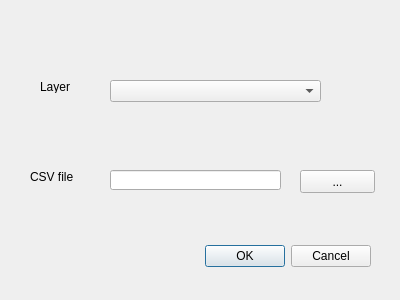
<?xml version="1.0" encoding="UTF-8"?>
<ui version="4.0">
 <class>CCTVMapperDialogBase</class>
 <widget class="QDialog" name="CCTVMapperDialogBase">
  <property name="geometry">
   <rect>
    <x>0</x>
    <y>0</y>
    <width>400</width>
    <height>300</height>
   </rect>
  </property>
  <property name="windowTitle">
   <string>CCTV Mapper</string>
  </property>
  <widget class="QDialogButtonBox" name="button_box">
   <property name="geometry">
    <rect>
     <x>30</x>
     <y>240</y>
     <width>341</width>
     <height>32</height>
    </rect>
   </property>
   <property name="orientation">
    <enum>Qt::Horizontal</enum>
   </property>
   <property name="standardButtons">
    <set>QDialogButtonBox::Cancel|QDialogButtonBox::Ok</set>
   </property>
  </widget>
  <widget class="QComboBox" name="comboBox">
   <property name="geometry">
    <rect>
     <x>110</x>
     <y>80</y>
     <width>211</width>
     <height>22</height>
    </rect>
   </property>
  </widget>
  <widget class="QLabel" name="label">
   <property name="geometry">
    <rect>
     <x>40</x>
     <y>80</y>
     <width>47</width>
     <height>13</height>
    </rect>
   </property>
   <property name="text">
    <string>Layer</string>
   </property>
  </widget>
  <widget class="QLineEdit" name="lineEdit">
   <property name="geometry">
    <rect>
     <x>110</x>
     <y>170</y>
     <width>171</width>
     <height>20</height>
    </rect>
   </property>
  </widget>
  <widget class="QLabel" name="label_2">
   <property name="geometry">
    <rect>
     <x>30</x>
     <y>170</y>
     <width>47</width>
     <height>13</height>
    </rect>
   </property>
   <property name="text">
    <string>CSV file</string>
   </property>
  </widget>
  <widget class="QPushButton" name="pushButton">
   <property name="geometry">
    <rect>
     <x>300</x>
     <y>170</y>
     <width>75</width>
     <height>23</height>
    </rect>
   </property>
   <property name="text">
    <string>...</string>
   </property>
  </widget>
 </widget>
 <resources/>
 <connections>
  <connection>
   <sender>button_box</sender>
   <signal>accepted()</signal>
   <receiver>CCTVMapperDialogBase</receiver>
   <slot>accept()</slot>
   <hints>
    <hint type="sourcelabel">
     <x>20</x>
     <y>20</y>
    </hint>
    <hint type="destinationlabel">
     <x>20</x>
     <y>20</y>
    </hint>
   </hints>
  </connection>
  <connection>
   <sender>button_box</sender>
   <signal>rejected()</signal>
   <receiver>CCTVMapperDialogBase</receiver>
   <slot>reject()</slot>
   <hints>
    <hint type="sourcelabel">
     <x>20</x>
     <y>20</y>
    </hint>
    <hint type="destinationlabel">
     <x>20</x>
     <y>20</y>
    </hint>
   </hints>
  </connection>
 </connections>
</ui>
